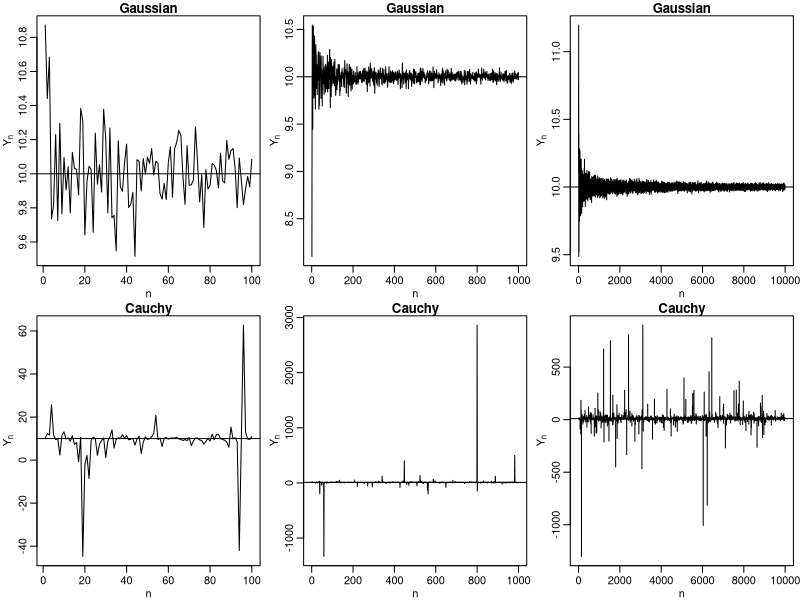
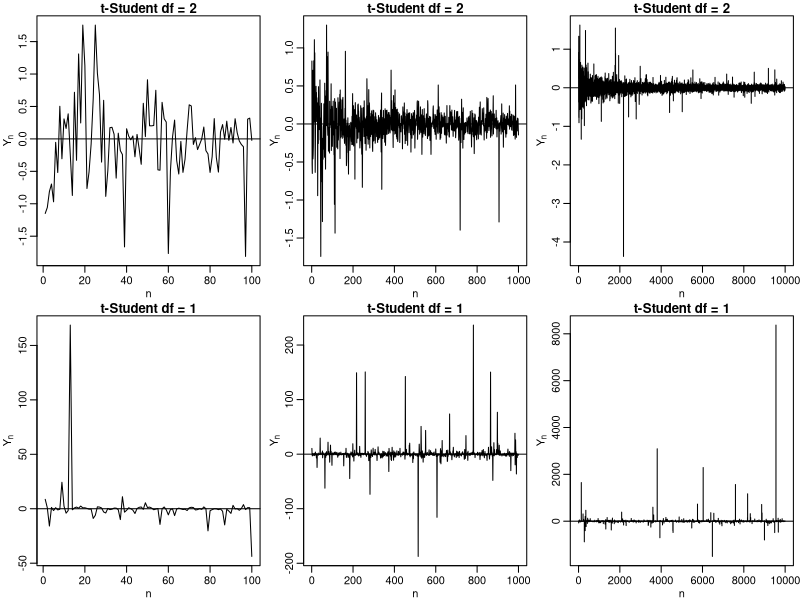
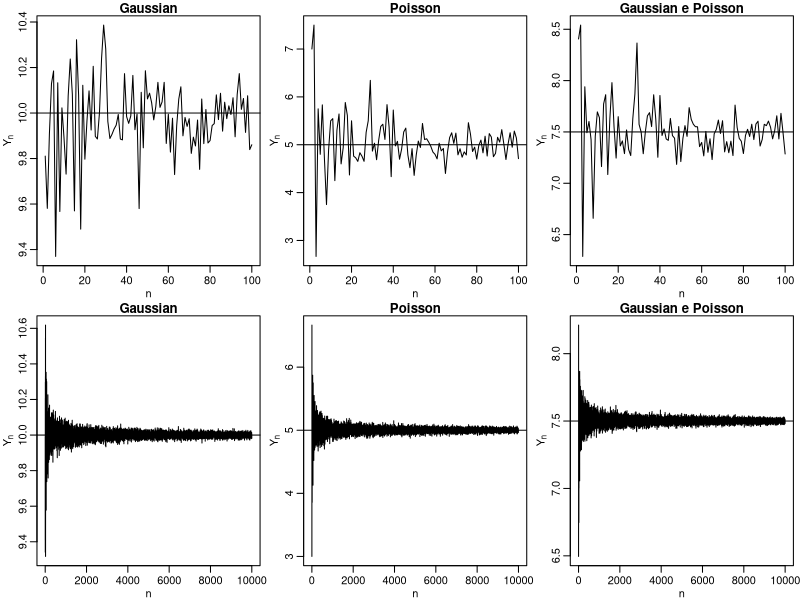

Reproduce these figures in R, in order.
# Ilustração computacional Lei do Grandes Números --------------------

######################################################################
## Lei dos Grandes Números Chebyshev
######################################################################

######################################################################
# Exemplo 1: Y ~ N(mu = 10, sigma2 = 1) ------------------------------
# E(Y) = mu e Var(Y) = 1 ---------------------------------------------
######################################################################
par(mfrow = c(2,3), mar=c(2.6, 2.8, 1.2, 0.5), mgp = c(1.6, 0.6, 0))

# Uma realização de tamanho 100 da sequência hat(\mu)
media <- c()
for(i in 1:100) {
  media[i] <- mean(rnorm(i, mean = 10, sd = 1))
}
plot(media ~ c(1:100), type = "l", xlab = "n", main = "Gaussian",
     ylab = expression(Y[n]) )
abline(h = 10)

# Uma realização de tamanho 1000 da sequência hat(\mu)
media <- c()
for(i in 1:1000) {
  media[i] <- mean(rnorm(i, mean = 10, sd = 1))
}
plot(media ~ c(1:1000), type = "l", xlab = "n", main = "Gaussian",
     ylab = expression(Y[n]) )
abline(h = 10)

# Uma realização de tamanho 10000 da sequência hat(\mu)
media <- c()
for(i in 1:10000) {
  media[i] <- mean(rnorm(i, mean = 10, sd = 1))
}
plot(media ~ c(1:10000), type = "l", xlab = "n", main = "Gaussian",
     ylab = expression(Y[n]) )
abline(h = 10)

######################################################################
# Exemplo 2: Y ~ Cauchy(loc = 10, scale = 1) -------------------------
# E(Y) = não definida e Var(Y) = não definida ------------------------
######################################################################

# Uma realização de tamanho 100 da sequência hat(\mu)
media <- c()
for(i in 1:100) {
  media[i] <- mean(rcauchy(i, loc = 10, scale = 1))
}
plot(media ~ c(1:100), type = "l", xlab = "n", main = "Cauchy",
     ylab = expression(Y[n]) )
abline(h = 10)

# Uma realização de tamanho 1000 da sequência hat(\mu)
media <- c()
for(i in 1:1000) {
  media[i] <- mean(rcauchy(i, loc = 10, scale = 1))
}
plot(media ~ c(1:1000), type = "l", xlab = "n", main = "Cauchy",
     ylab = expression(Y[n]) )
abline(h = 10)

# Uma realização de tamanho 10000 da sequência hat(\mu)
media <- c()
for(i in 1:10000) {
  media[i] <- mean(rcauchy(i, loc = 10, scale = 1))
}
plot(media ~ c(1:10000), type = "l", xlab = "n", main = "Cauchy",
     ylab = expression(Y[n]) )
abline(h = 10)

######################################################################
## Lei dos Grandes Números de Kolmogorov
######################################################################

######################################################################
# t-Student 2 graus de liberdade Y ~ t(df = 2) -----------------------
# E(Y) = 0 e Var(Y) = inf --------------------------------------------
######################################################################

# Uma realização de tamanho 100 da sequência hat(\mu)
media <- c()
for(i in 1:100) {
  media[i] <- mean(rt(i, df = 2))
}
plot(media ~ c(1:100), type = "l", xlab = "n", main = "t-Student df = 2",
     ylab = expression(Y[n]) )
abline(h = 0)

# Uma realização de tamanho 1000 da sequência hat(\mu)
media <- c()
for(i in 1:1000) {
  media[i] <- mean(rt(i, df = 2))
}
plot(media ~ c(1:1000), type = "l", xlab = "n", main = "t-Student df = 2",
     ylab = expression(Y[n]) )
abline(h = 0)

# Uma realização de tamanho 10000 da sequência hat(\mu)
media <- c()
for(i in 1:10000) {
  media[i] <- mean(rt(i, df = 2))
}
plot(media ~ c(1:10000), type = "l", xlab = "n", main = "t-Student df = 2",
     ylab = expression(Y[n]) )
abline(h = 0)

######################################################################
# t-Student 1 grau de liberdade Y ~ t(df = 1) ------------------------
# E(Y) = não definida e Var(Y) = não definida ------------------------
######################################################################

# Uma realização de tamanho 100 da sequência hat(\mu)
media <- c()
for(i in 1:100) {
  media[i] <- mean(rt(i, df = 1))
}
plot(media ~ c(1:100), type = "l", xlab = "n", main = "t-Student df = 1",
     ylab = expression(Y[n]) )
abline(h = 0)

# Uma realização de tamanho 1000 da sequência hat(\mu)
media <- c()
for(i in 1:1000) {
  media[i] <- mean(rt(i, df = 1))
}
plot(media ~ c(1:1000), type = "l", xlab = "n", main = "t-Student df = 1",
     ylab = expression(Y[n]) )
abline(h = 0)

# Uma realização de tamanho 10000 da sequência hat(\mu)
media <- c()
for(i in 1:10000) {
  media[i] <- mean(rt(i, df = 1))
}
plot(media ~ c(1:10000), type = "l", xlab = "n", main = "t-Student df = 1",
     ylab = expression(Y[n]) )
abline(h = 0)

######################################################################
# Lei dos Grandes Números Markov 
######################################################################

# Seja Y_i ~ N(mu = 10, sigma = 1) e X_i ~ Poisson(lambda = 5). 
# E(Y_i) = 10 e Var(Y_i) = 1. E(X_i) = 5 e Var(X_i) = 5.

Gauss <- c()
Poisson <- c()
for(i in 1:100) {
  Gauss[i] <- mean(rnorm(i, mean = 10, sd = 1))
  Poisson[i] <- mean(rpois(i, lambda = 5))
}

for(i in 1:100) {
  Gauss[i] <- mean(rnorm(i, mean = 10, sd = 1))
  Poisson[i] <- mean(rpois(i, lambda = 5))
}

Gauss2 <- c()
Poisson2 <- c()
for(i in 1:10000) {
  Gauss2[i] <- mean(rnorm(i, mean = 10, sd = 1))
  Poisson2[i] <- mean(rpois(i, lambda = 5))
}

par(mfrow = c(2,3), mar=c(2.6, 2.8, 1.2, 0.5), mgp = c(1.6, 0.6, 0))
plot(Gauss ~ c(1:100), type = "l", xlab = "n", main = "Gaussian",
     ylab = expression(Y[n]) )
abline(h = 10)
plot(Poisson ~ c(1:100), type = "l", xlab = "n", main = "Poisson",
     ylab = expression(Y[n]) )
abline(h = 5)
plot((Gauss+Poisson)/2 ~ c(1:100), type = "l", xlab = "n", 
     main = "Gaussian e Poisson", ylab = expression(Y[n]) )
abline(h = 7.5)


plot(Gauss2 ~ c(1:10000), type = "l", xlab = "n", main = "Gaussian",
     ylab = expression(Y[n]) )
abline(h = 10)
plot(Poisson2 ~ c(1:10000), type = "l", xlab = "n", main = "Poisson",
     ylab = expression(Y[n]) )
abline(h = 5)
plot((Gauss2+Poisson2)/2 ~ c(1:10000), type = "l", xlab = "n", 
     main = "Gaussian e Poisson", ylab = expression(Y[n]) )
abline(h = 7.5)
